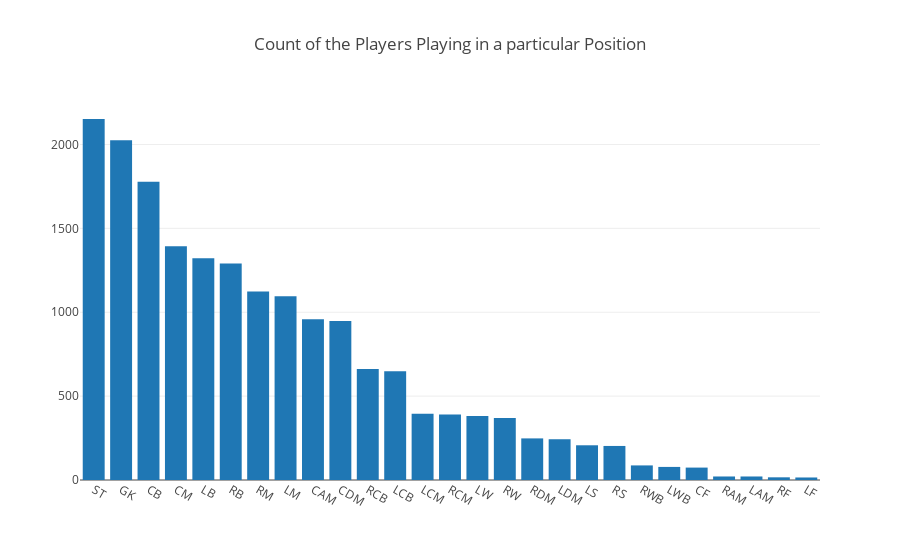

The cell this chart's notebook holds for it:
### Markdown cell above
### Position wise total players

### Code cell
print("Total number of positions in FIFA19 is",data['Position'].nunique())
tm = data['Position'].value_counts()
plt_data = [go.Bar(
    x = tm.index,
    y = tm
    )]
layout = go.Layout(
    title = "Count of the Players Playing in a particular Position"
)
fig = go.Figure(data=plt_data, layout=layout)
iplot(fig)

### Figure 1 — Plotly figure (JSON) as saved in the notebook; plotly's stock layout.template omitted (floating-point values rounded to 4 significant figures)
{"data": [{"type": "bar", "uid": "12cbca38-1679-41c7-bbd4-60879b094a43", "x": ["ST", "GK", "CB", "CM", "LB", "RB", "RM", "LM", "CAM", "CDM", "RCB", "LCB", "LCM", "RCM", "LW", "RW", "RDM", "LDM", "LS", "RS", "RWB", "LWB", "CF", "RAM", "LAM", "RF", "LF"], "y": [2152, 2025, 1778, 1394, 1322, 1291, 1124, 1095, 958, 948, 662, 648, 395, 391, 381, 370, 248, 243, 207, 203, 87, 78, 74, 21, 21, 16, 15]}], "layout": {"autosize": true, "title": {"text": "Count of the Players Playing in a particular Position"}, "xaxis": {"autorange": true, "range": [-0.5, 26.5], "type": "category"}, "yaxis": {"autorange": true, "range": [0, 2265.0], "type": "linear"}}}
